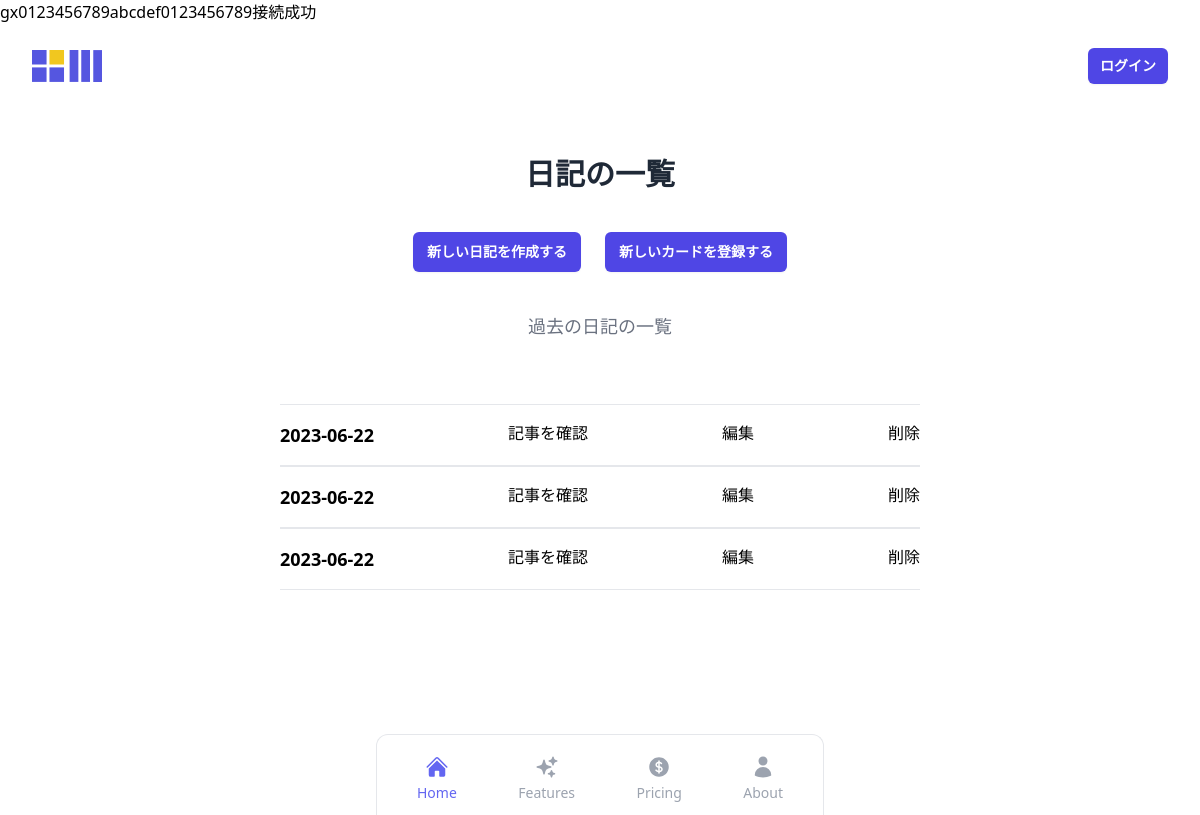
Before: /admin-index.php (signed in) with the older database file.
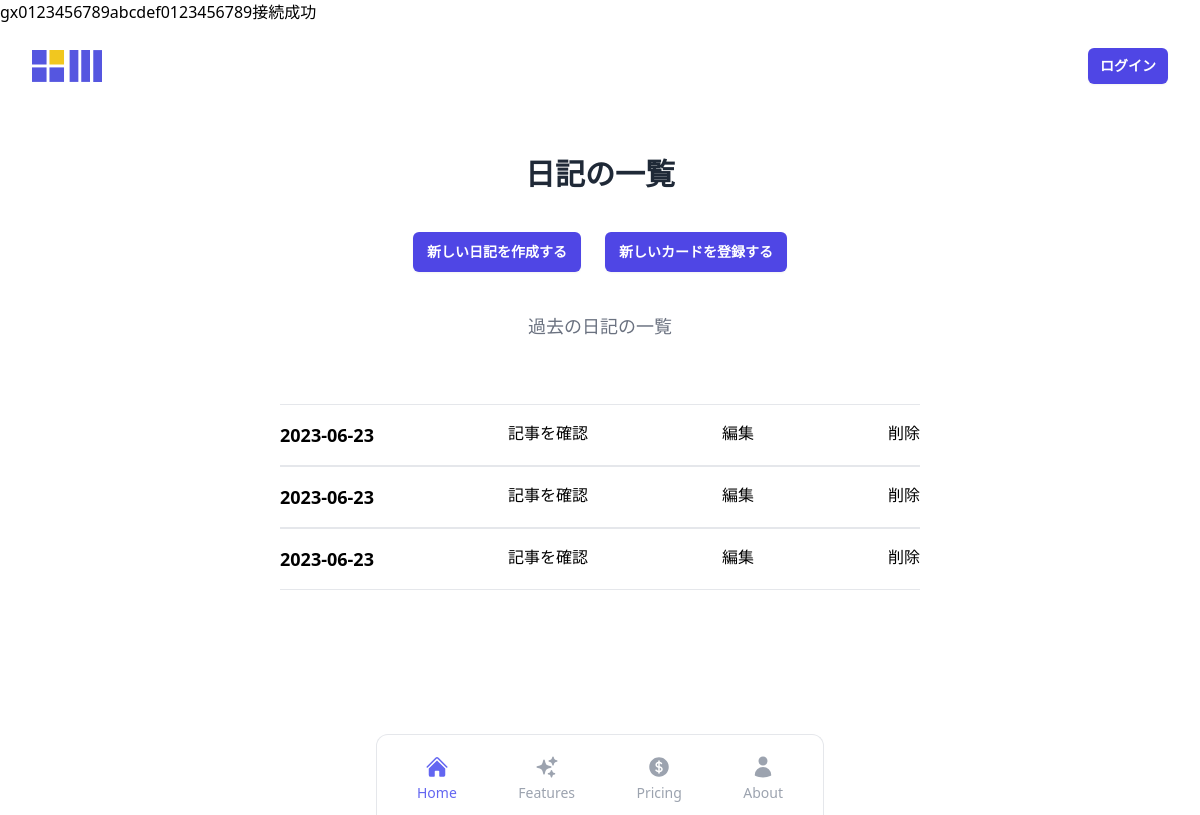
After: the same page with the newer database file.
### tables this page shows
CREATE TABLE `dev13_diary` (
  `diary_id` int(12) NOT NULL,
  `registration_date` date NOT NULL,
  `created_date` datetime NOT NULL,
  `update_date` datetime NOT NULL,
  `today_events` text NOT NULL,
  `events_impression` text NOT NULL,
  `events_emotions` text NOT NULL,
  `events_points` int(12) NOT NULL,
  `events_points_reason` text NOT NULL,
  `select_card_filename` varchar(255) NOT NULL,
  `photo_keyword` text NOT NULL,
  `photo_keyword_reason` text NOT NULL,
  `photo_emotions` text NOT NULL,
  `photo_points` int(11) NOT NULL,
  `photo_points_reason` text NOT NULL
);

### admin-index.php (the view, shortened to what this page needs)
<?php
include('function.php');
$pdo = db_connect();
$sql = "SELECT * FROM dev13_diary";
$stmt = $pdo->prepare($sql);
try {
    $status = $stmt->execute();
} catch (PDOException $e) {
    echo json_encode(["sql error" => "{$e->getMessage()}"]);
    exit();
}
$view = "";
if ($status == false) {
    $error = $stmt->errorInfo();
    exit("（SQLエラー）ErrorQuery:" . $error[2]);
} else {
    while ($result = $stmt->fetch(PDO::FETCH_ASSOC)) {
        $view .= "
              <div class=\"mx-auto flex max-w-screen-sm flex-col border-t \">
                <div class=\"border-b\">
                        <div class=\"flex cursor-pointer justify-between gap-2 py-4 text-black hover:text-indigo-500 active:text-indigo-600 \">
                            <span class=\"font-semibold transition duration-100 md:text-lg \">{$result["registration_date"]}</span><a href=\"diary-entry.php?diary_id={$result["diary_id"]}\">記事を確認</a><a href=\"diary-edit.php?diary_id={$result["diary_id"]}\">編集</a><a href=\"diary-delete.php?diary_id={$result["diary_id"]}\">削除</a>
                        </div>
                </div>
            </div>
        ";
    }
}
?>
<!DOCTYPE html>
<html lang="ja">
<head>
    <script src="https://cdn.tailwindcss.com"></script>
</head>
<body>
    <?php include('include/header.php'); ?>
    <div class="bg-white py-6 sm:py-8 lg:py-12">
        <div class="mx-auto max-w-screen-2xl px-4 md:px-8">
            <div class="mb-10 md:mb-16">
                <h2 class="mb-4 text-center text-2xl font-bold text-gray-800 md:mb-6 lg:text-3xl">日記の一覧</h2>
                <div class="mt-10 flex items-center justify-center gap-x-6 mb-10 ">
                    <a href="diary-regist.php" class="rounded-md bg-indigo-600 px-3.5 py-2.5 text-sm font-semibold text-white shadow-sm hover:bg-indigo-500 focus-visible:outline focus-visible:outline-2 focus-visible:outline-offset-2 focus-visible:outline-indigo-600">新しい日記を作成する</a>
                    <a href="card-regist.php" class="rounded-md bg-indigo-600 px-3.5 py-2.5 text-sm font-semibold text-white shadow-sm hover:bg-indigo-500 focus-visible:outline focus-visible:outline-2 focus-visible:outline-offset-2 focus-visible:outline-indigo-600">新しいカードを登録する</a>
                </div>
                <p class="mx-auto max-w-screen-md text-center text-gray-500 md:text-lg">過去の日記の一覧</p>
            </div>
            <?= $view ?>
        </div>
    </div>
    <?php include('include/footer.php'); ?>
</body>
</html>

### function.php (shortened to what this page needs)
<?php
function db_connect()
{
    $dsn = 'mysql:dbname=gs_prototype01;charset=utf8;host=localhost';
    $usr = 'tagawa';
    $password = 'tagawa';
    try {
        $pdo = new PDO($dsn, $usr, $password);
        print '接続成功';
    } catch (PDOException $e) {
        exit('データベースに接続できませんでした' . $e->getMessage());
    }
    return $pdo;
}

### include/header.php (shortened to what this page needs)
<header class="bg-white">
    <nav class="mx-auto flex max-w-7xl items-center justify-between gap-x-6 p-6 lg:px-8" aria-label="Global">
        <div class="flex lg:flex-1">
            <a href="/gs_prototype_01/" class="-m-1.5 p-1.5">
                <img class="h-8 w-auto" src="asset/svg/logo.svg" alt="">
            </a>
        </div>
        <div class="flex flex-1 items-center justify-end gap-x-6">
            <a href="login.php" class="rounded-md bg-indigo-600 px-3 py-2 text-sm font-semibold text-white shadow-sm hover:bg-indigo-500 focus-visible:outline focus-visible:outline-2 focus-visible:outline-offset-2 focus-visible:outline-indigo-600">ログイン</a>
        </div>
    </nav>
</header>

### include/footer.php (shortened to what this page needs)
<div class="bg-white pt-12 sm:pt-16 lg:pt-24">
    <nav class="sticky bottom-0 mx-auto flex w-full justify-between gap-8 border-t bg-white px-10 pt-5 pb-3 text-xs sm:max-w-md sm:rounded-t-xl sm:border-l sm:border-r sm:text-sm">
        <a href="/gs_prototype_01/" class="flex flex-col items-center gap-1 text-gray-400 transition duration-100 hover:text-gray-500 active:text-gray-600">
            <span class="flex flex-col items-center gap-1 text-indigo-500">
                <span>Home</span>
            </span>
        </a>
        <a href="#" class="flex flex-col items-center gap-1 text-gray-400 transition duration-100 hover:text-gray-500 active:text-gray-600">
            <span>Features</span>
        </a>
        <a href="#" class="flex flex-col items-center gap-1 text-gray-400 transition duration-100 hover:text-gray-500 active:text-gray-600">
            <span>Pricing</span>
        </a>
        <a href="#" class="flex flex-col items-center gap-1 text-gray-400 transition duration-100 hover:text-gray-500 active:text-gray-600">
            <span>About</span>
        </a>
    </nav>
</div>

Changed rows visible on the page:
removed dev13_diary: registration_date "2023-06-22"
removed dev13_diary: registration_date "2023-06-22"
removed dev13_diary: registration_date "2023-06-22"
added dev13_diary: registration_date "2023-06-23"
added dev13_diary: registration_date "2023-06-23"
added dev13_diary: registration_date "2023-06-23"
